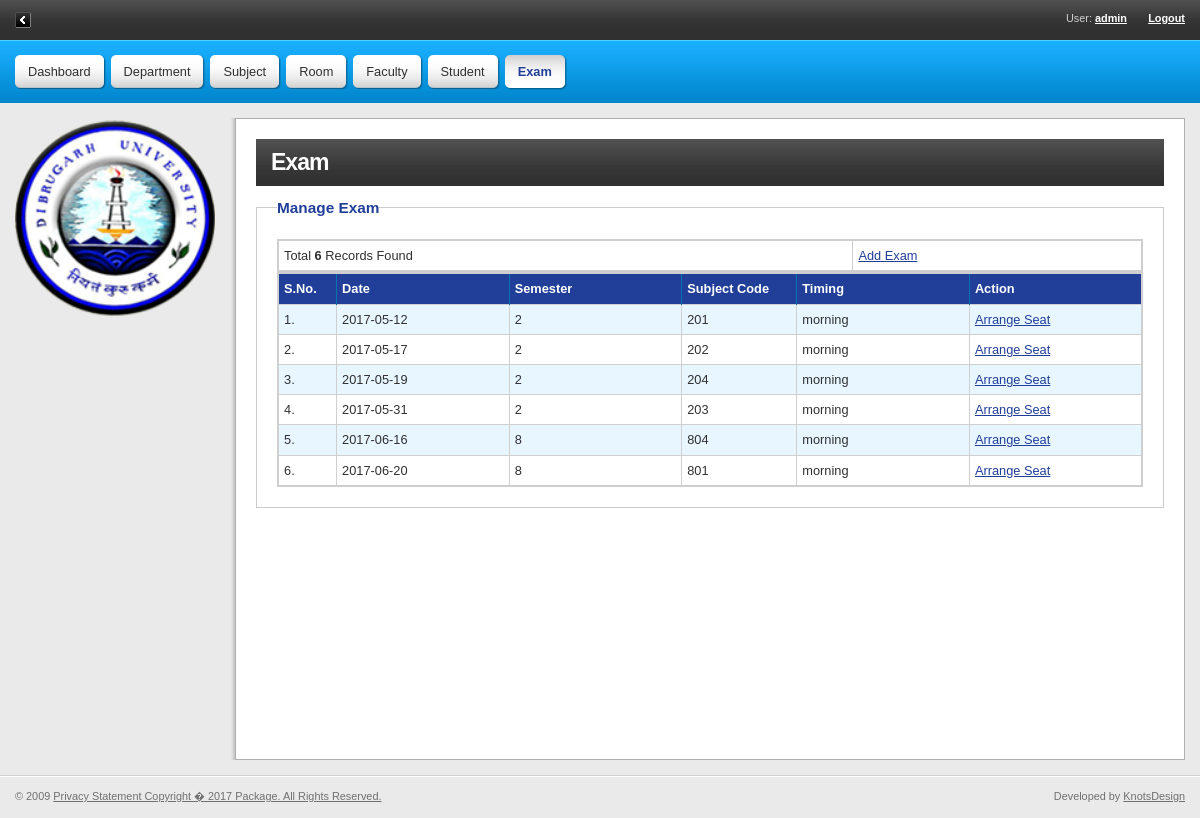
The app's page /manage_exam.php (signed in) with its own data.
### tables this page shows
CREATE TABLE `exam` (
  `exam_id` int(11) NOT NULL,
  `exam_date` date NOT NULL,
  `timing` enum('morning','evening') NOT NULL,
  `semester` int(11) NOT NULL,
  `subject_code` enum('1','2','3','4') NOT NULL
);

### manage_exam.php (the view, shortened to what this page needs)
<?php ob_start();
	$tableName = "exam";
	$limit = 10;
	$searchcriteria = "";
	$query = "";
	if($searchcriteria == '') {
		$query = "SELECT COUNT(*) as num FROM $tableName";
	} else {
		$query = "SELECT COUNT(*) as num FROM $tableName $searchcriteria"; }
	$total_pages = mysql_fetch_array(mysql_query($query));
	$total_pages = $total_pages['num'];
	$page = empty($_GET['page']) ? 0 : mysql_real_escape_string($_GET['page']);
	if($page){
		$start = ($page - 1) * $limit;
	}else{
		$start = 0;
		}
	$query1 = "";
	if($searchcriteria == '') {
		$query1 = "SELECT * FROM $tableName order by exam_date LIMIT $start, $limit";
	} else {
		$query1 = "SELECT * FROM $tableName $searchcriteria  order by exam_date LIMIT $start, $limit";
	}
	$result = mysql_query($query1) or die(mysql_error());
?>
<!DOCTYPE html PUBLIC "-//W3C//DTD XHTML 1.0 Strict//EN" "http://www.w3.org/TR/xhtml1/DTD/xhtml1-strict.dtd">
<html xmlns="http://www.w3.org/1999/xhtml" xml:lang="en" lang="en">
<head>
    <?php include('comman.php');?>
</head>
<body>
<?php include('header.php');?>
	<div id="cols" class="box">
        <?php include('left.php'); ?>
		<div id="content" class="box">
			<h1>Exam</h1>
			     <fieldset style="padding:20px;">
				<legend> <span class="headbox">Manage Exam</span></legend>
               <div class="divshow">
               <table align="center" width="100%">
					<tr>
					 <td class="rd1">
					Total <b><?=$total_pages;?> </b> Records Found
					</td>
<td><a href="exam.php">Add Exam</a></td>
					</tr>
				</table>
            	<table align="center" style="padding:1px;" width="100%">
				<tr>
				    <th width="5%">S.No.</th>
                    <th width="15%">Date</th>
					<th width="15%">Semester</th>
						<th width="10%">Subject Code
						</th>
					<th width="15%">Timing</th>
					<th width="15%">Action</th>
				</tr>
				<?php $i=1; $j=1; $k=0; while($data =mysql_fetch_array($result)){?>
                <tr class="<?php if($i%2==1){echo "bg";} ?>">
				    <td><?php echo ++$start;?>.</td>
                    <td><?php echo $data['exam_date']; ?> </td>
                    <td><?php echo $data['semester']; ?> </td>
					<td><?php echo $data['semester'].'0'.$data['subject_code']; ?> </td>
					<td><?php echo $data['timing']; ?> </td>
					 <td><a href="seat-manage.php?exam_id=<?php echo $data['exam_id']; ?>">Arrange Seat</td>
				</tr>
                <?php $i++; } ?>
			</table>
            </div>
			</fieldset>
		</div>
	</div>
	<?php include('footer.php'); ?>
</div>
</body>
</html>

### css/main.css (style rules this page uses)
body { font:0.8em/1.5 "arial", sans-serif; }
h1, h2, h3, h4, h5, h6, address, blockquote, dl, fieldset, ol, p, table, ul { margin:15px 0; }
#content h1 { font-size:180%; }
#content table { margin:0; border-collapse:collapse; }
#content table th, #content table td { padding:5px 5px; }
#content table th { text-align:left; vertical-align:middle; font-weight:bold; }
#content fieldset { position:relative; margin:10px 0; padding:10px; }
#content legend { font-size:120%; font-weight:bold; }
#content { padding:20px; overflow:hidden; }
#content h1 { margin:0; padding:10px 15px; background:url("../design/content-h1.gif") 0 0 repeat-x; letter-spacing:-1px; }

### css/2col.css (style rules this page uses)
#cols { position:relative; margin:15px 0; padding-right:15px; background:url("../design/content.gif") 230px 0 repeat-y; }
#content { margin-left:232px; overflow:visible; }
html>body #content { margin-left:0; overflow:hidden; }

### css/style.css (style rules this page uses)
body { background-color:#eaeaea; color:#303030; }
a { color:#213F99; }
#content table { border:2px solid #cfcfcf; }
#content table th { border-right:1px solid #0074B3; background-color:#213F99; color:#fff; }
#content table td { border:1px solid #cfcfcf; }
#content table tr.bg td { background-color:#e8f6ff; }
#content fieldset { border:1px solid #ccc; }
#content legend { background:#FFF; color:#213F99; }
#content { border:1px solid #afafaf; background:#fff; }
#content h1 { background-color:#303030; color:#fff; }
body { font-family: arial; }

### css/mystyle.css (style rules this page uses)
h1 { font:14px Tahoma, Arial, Helvetica, sans-serif; font-weight:bold; color:#ffffff; padding-bottom:5px; }

### css/1col.css (style rules this page uses)
#cols { margin:15px; background:none; }

### comman.php (style rules this page uses)
#content { min-height:600px; }

### records on screen
exam: exam_date "2017-05-12", semester "2", subject_code "1", timing "morning"
exam: exam_date "2017-05-17", semester "2", subject_code "2", timing "morning"
exam: exam_date "2017-05-19", semester "2", subject_code "4", timing "morning"
exam: exam_date "2017-05-31", semester "2", subject_code "3", timing "morning"
exam: exam_date "2017-06-16", semester "8", subject_code "4", timing "morning"
exam: exam_date "2017-06-20", semester "8", subject_code "1", timing "morning"

### other values on screen
$_SESSION['Admin_Name'] "admin"
$total_pages "6"
